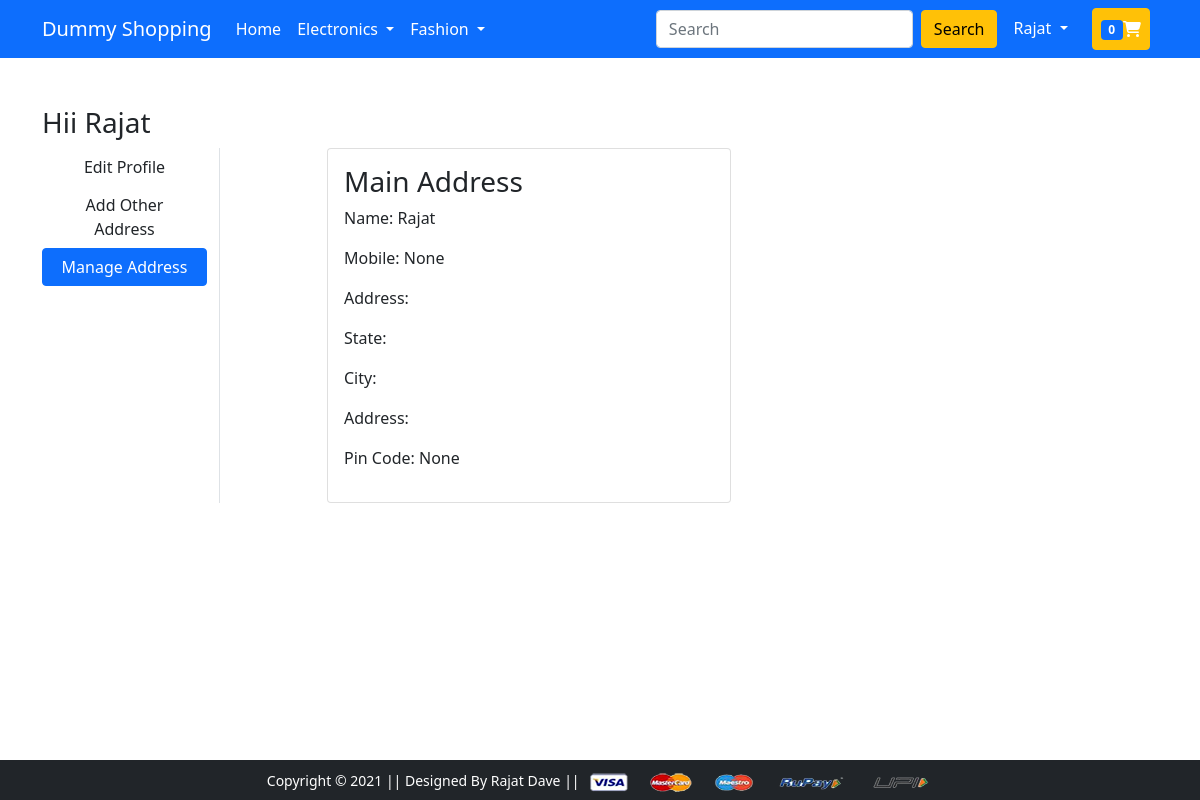
Before: /manageaddress/1 (signed in) with the older database file.
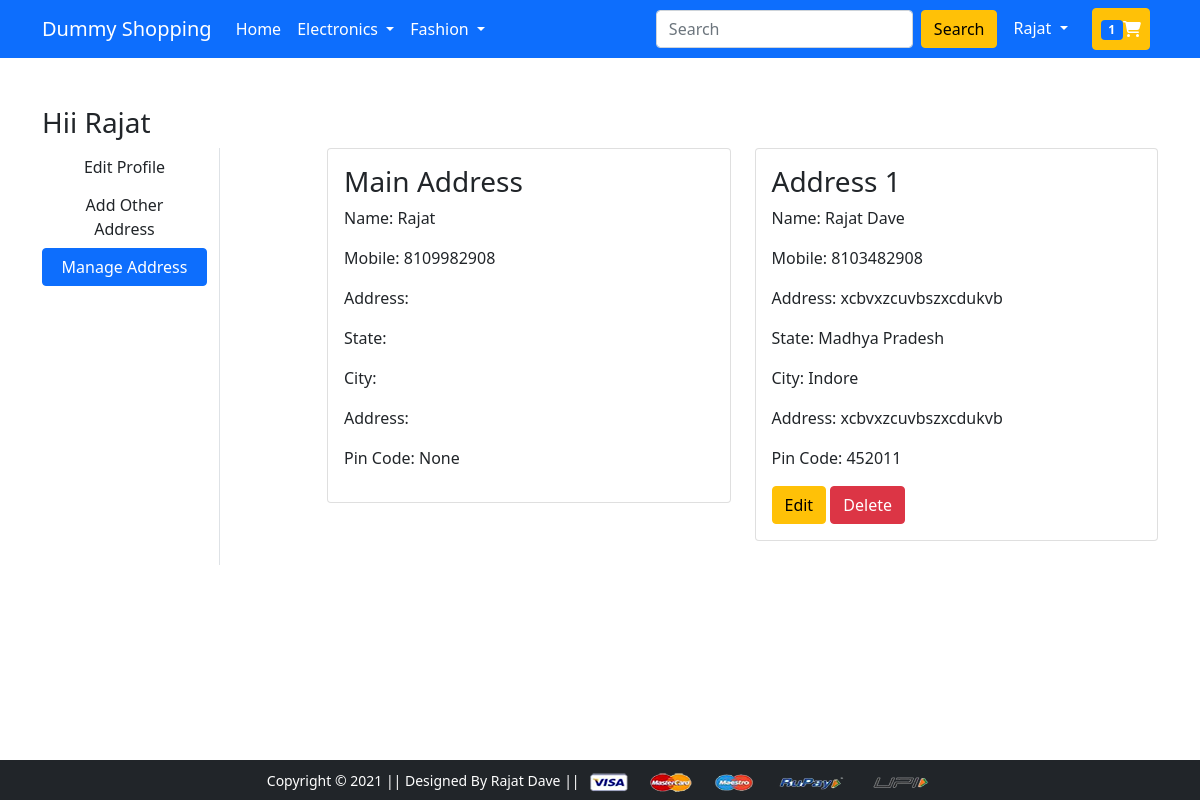
After: the same page with the newer database file.
### app/models.py (models this page shows)
class Customer(models.Model):
    user = models.ForeignKey(CustomUser, on_delete=models.CASCADE)
    name = models.CharField(max_length=200)
    mobile_no = mobile_no = models.CharField(null= True,blank=False,max_length=10,unique=True, validators=[mobile_validate])
    locality = models.CharField(max_length=200)
    city = models.CharField(max_length=50)
    zipcode = models.IntegerField(null= True,blank=False,max_length=5)
    state = models.CharField(choices=STATE_CHOICES, max_length=50)
    user_address = models.BooleanField(default=False)

### app/views.py (the view)
# urls.py: path('manageaddress/<int:pk>', views.manage_address, name= 'manageaddress'),
def manage_address(request, pk):
    if not request.user.is_anonymous :
        if request.user.id == pk:
            add = Customer.objects.filter(Q(user_id=pk) & Q(user_address = False))
            print(add)
            main_add = Customer.objects.filter(Q(user_id=pk) & Q(user_address = True))
            return render(request, "app/addressmanage.html", {'active': 'btn-primary', "add": add, "main_add":main_add})
        else:
            return redirect('/')
    else:
            messages.warning(request, "Don't try to login in others account")
            return redirect('/login')

### app/context_processor.py (called while the page is built)
def cartt(request):
    cart_obj = None
    if request.user.is_authenticated:
        try:
            cart_obj = Cart.objects.filter(user = request.user)
        except :
            print("exception")
            pass
    if cart_obj:
        return( {'cat':cart_obj})
    else:
      return {'cat':cart_obj }

### templates/app/addressmanage.html
{% extends 'app/base.html' %} {% load static %} {% block title %}Buy Now{%endblock title %} {% block main-content %}
<div class="container my-5">
  <div class="row">
    <h3>Hii {{user.first_name|capfirst}}</h3>
    <div class="col-sm-2 border-end">
      <ul class="list-unstyled">
        <li class="d-grid">
          <a href="{% url 'profile' user.id %}" class="btn">Edit Profile</a>
        </li>
        <li class="d-grid">
          <a href="{% url 'address' user.id %}" class="btn"
            >Add Other Address</a
          >
        </li>
        <li class="d-grid">
          <a href="{% url 'manageaddress' user.id %}" class="btn {{active}}"
            >Manage Address</a
          >
        </li>
      </ul>
    </div>
    <div class="col-sm-9 offset-sm-1">
      <div class="row">
          {% for ad in main_add%}
          <div class="col-sm-6">
          <div class="card">
            <div class="card-body">
              <h3> Main Address </h3>
              <p>Name: {{ad.name}}</p>
              <p>Mobile: {{ad.mobile_no}}</p>
              <p>Address: {{ad.locality}}</p>
              <p>State: {{ad.state}}</p>
              <p>City: {{ad.city}}</p>
              <p>Address: {{ad.locality}}</p>
              <p>Pin Code: {{ad.zipcode}}</p>
            </div>
          </div>
        </div>
          {% endfor %}
          {% for ad in add%}
          <div class="col-sm-6">
          <div class="card mb-4">
            <div class="card-body ">
              <h3>Address {{forloop.counter}}</h3>
              <p>Name: {{ad.name}}</p>
              <p>Mobile: {{ad.mobile_no}}</p>
              <p>Address: {{ad.locality}}</p>
              <p>State: {{ad.state}}</p>
              <p>City: {{ad.city}}</p>
              <p>Address: {{ad.locality}}</p>
              <p>Pin Code: {{ad.zipcode}}</p>
              <a href="{% url 'addressupdate' ad.id %}" class="btn btn-warning">Edit </a>
              <a href="{% url 'addressdelete' ad.id %}" class="btn btn-danger">Delete </a>
            </div>
          </div>
        </div>
        {% endfor %}
      </div>
    </div>
  </div>
</div>
{% endblock main-content %}

### templates/app/base.html (shortened to what this page needs)
<!DOCTYPE html>
{% load static %}
<html lang="en">
  <head>
    <link rel="stylesheet" href="{% static 'app/css/bootstrap.css' %}">
    <link rel="stylesheet" href="{% static 'app/css/owl.carousel.min.css' %}" />
    <link rel="stylesheet" href="{% static 'app/css/all.min.css' %}" />
    <link rel="stylesheet" href="{% static 'app/css/style.css' %}" />
  </head>
  <body>
    <nav class="navbar navbar-expand-lg navbar-dark bg-primary">
      <div class="container">
        <a class="navbar-brand" href="/">Dummy Shopping</a>
        <div class="collapse navbar-collapse" id="navbarSupportedContent">
          <ul class="navbar-nav me-auto mb-2 mb-lg-0">
            <li class="nav-item">
              <a class="nav-link active" aria-current="page" href="/">Home</a>
            </li>
            <li class="nav-item dropdown">
              <a
                class="nav-link dropdown-toggle text-white"
                href="#"
                id="electronicsDropdown"
                role="button"
                data-bs-toggle="dropdown"
                aria-expanded="false"
              >
                Electronics
              </a>
            </li>
            <li class="nav-item dropdown">
              <a
                class="nav-link dropdown-toggle text-white"
                href="#"
                id="fashionDropdown"
                role="button"
                data-bs-toggle="dropdown"
                aria-expanded="false"
              >
                Fashion
              </a>
            </li>
          </ul>
          <form class="d-flex">
            <input
              class="form-control me-2"
              type="search"
              placeholder="Search"
              aria-label="Search"
            />
            <button class="btn btn-warning" type="submit">Search</button>
          </form>
          <div>
            <ul class="navbar-nav me-auto mb-2 mb-lg-0">
              {% if request.user.is_authenticated %}
              <li class="nav-item dropdown mx-2">
                <a
                  class="nav-link dropdown-toggle text-white"
                  href="#"
                  id="profileDropdown"
                  role="button"
                  data-bs-toggle="dropdown"
                  aria-expanded="false"
                >
                  {{user.first_name|capfirst}}
                </a>
              </li>
              <li class="nav-item mx-2">
                <a
                  href="{% url 'showcart' %}"
                  class="nav-link text-white btn btn-warning"
                  ><span class="badge bg-primary">{{cat|length}}</span
                  ><i class="fa fa-shopping-cart" aria-hidden="true"></i
                ></a>
              </li>
              {%endif%}
            </ul>
          </div>
        </div>
      </div>
    </nav>
     {% block main-content %} {% endblock main-content %}
    <footer class="container-fluid bg-dark text-center p-2 mt-5 fixed-bottom" id="footer">
      <small class="text-white"
        >Copyright &copy; 2021 || Designed By Rajat Dave ||
      </small>
      <img
        src="{% static 'app/images/payment.png' %}"
        alt=""
        srcset=""
        class="img-fluid"
        height="2px"
      />
    </footer>
  </body>
</html>

Changed rows visible on the page:
changed Customer "Rajat": mobile_no "None" → "8109982908"
added Customer: name "Rajat Dave", mobile_no "8103482908", locality "xcbvxzcuvbszxcdukvb", state "Madhya Pradesh", city "Indore", zipcode "452011"
Other visible differences:
{{ cat|length }}: "0" → "1"
